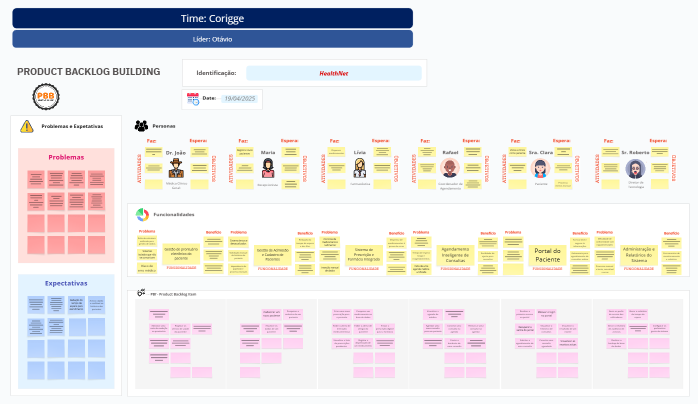
#> input picture entregas/unidade03/assets/imagemcompleta.png, 1395 x 807 px (shown at 1/2 size); its folder holds only this picture in this run
$ python -i legacy_calibrate.py   (imports and definitions only)
#> lines starting #> are read from the running program, lines starting #| are printed output that depends on the picture
### backend/opencv/utils.py
import json
import os
import random
from PIL import Image
import cv2
import numpy as np


# [20 lines left out: function show_image, not called in this run]

class CircleIdentificationMethods:
    VC = "VC"
    SIMPLE = "SIMPLE"
    SELF_IMPROVING_AI = "SELF_IMPROVING_AI"

class FlagNames:
    CornerDetection = "corner_detection"
    EdgeDetection = "edge_detection"
    Morphology = "morphology"
    FinalCorners = "final_corners"
    AngleDetection = "angle_detection"
    LegacyAngleDetection = "legacy_angle_detection"
    LegacyShowParamResults = "legacy_show_param_results"
    LegacyShowAverageResult = "legacy_show_average_result"
    LegacyShowFinalImage = "legacy_show_final_image"
    LegacyShowNormalization = "legacy_show_normalization"

class Utils:

    __debug = True

    __image_show_flags = {
        FlagNames.CornerDetection: False,
        FlagNames.EdgeDetection: False,
        FlagNames.Morphology: False,
        FlagNames.FinalCorners: False,
        FlagNames.AngleDetection: False,
        FlagNames.LegacyAngleDetection: False,
        FlagNames.LegacyShowParamResults: False,
        FlagNames.LegacyShowAverageResult: False,
        FlagNames.LegacyShowFinalImage: False,
        FlagNames.LegacyShowNormalization: False,
    }

    # [7 lines left out: function show_image, not called in this run]

    @staticmethod
    def get_version():
        return "0.0.1"

    @staticmethod
    def is_debug():
        return Utils.__debug

    @staticmethod
    def set_debug(debug):
        Utils.__debug = debug

    @staticmethod
    def log_error(message):
        print(f"Error: {message}")

    @staticmethod
    def log_info(message):
        print(f"Info: {message}")


    @staticmethod
    def log_important_info(message):
        print(f"Important Info: {message}")

    @staticmethod
    def random_hex(length):
        return random.randbytes(length).hex()

    # [71 lines left out: functions load_training_data_for_circles_optimization, save_training_data_for_circles_optimization, automatic_brightness_and_contrast, set_image_show_flag, not called in this run]

    @staticmethod
    def get_image_show_flag(flag_name):
        return Utils.__image_show_flags.get(flag_name, False)

### backend/opencv/legacy_calibrate.py
import cv2
import numpy as np
from PIL import Image
from utils import Utils, FlagNames


def show_image(image, text="image"):
    """Displays an image in a window until 'q' is pressed."""
    Utils.show_image(image, text)


def order_corners(corners):
    """
    Order corners in a consistent way: top-left, top-right, bottom-right, bottom-left.
    """
    corners = corners[np.argsort(corners[:, 1])]
    top_two = corners[:2]
    bottom_two = corners[2:]
    top_two = top_two[np.argsort(top_two[:, 0])]
    bottom_two = bottom_two[np.argsort(bottom_two[:, 0])]
    return np.array([top_two[0], top_two[1], bottom_two[1], bottom_two[0]], dtype=np.float32)


def calculate_perspective_distortion(detected_corners, ideal_corners):
    """
    Calculate how much the detected corners deviate from an ideal rectangle.
    Returns a score where 0 = perfect rectangle, higher = more distortion.
    """
    h, w = ideal_corners[2, 1], ideal_corners[2, 0]
    norm_detected = detected_corners / np.array([w, h])
    norm_ideal = ideal_corners / np.array([w, h])
    distances = np.linalg.norm(norm_detected - norm_ideal, axis=1)
    avg_distance = np.mean(distances)
    return avg_distance


def validate_document_corners(corners, img_shape):
    """
    Validate detected corners to ensure they form a reasonable document rectangle.
    Returns a score between 0 and 1 (higher is better).
    """
    if len(corners) != 4:
        return 0
    h, w = img_shape[:2]
    score = 0
    if np.all(corners >= 0) and np.all(corners[:, 0] < w) and np.all(corners[:, 1] < h):
        score += 0.15
    else:
        return 0
    area = cv2.contourArea(corners)
    img_area = w * h
    area_ratio = area / img_area
    if 0.3 <= area_ratio <= 0.95:
        score += 0.25 * min(area_ratio / 0.7, (1 - area_ratio) / 0.05)
    elif area_ratio < 0.3:
        Utils.log_info(f"Corner area too small: {area_ratio:.3f} (need >= 0.3)")
        return 0
    ordered = order_corners(corners)
    sides = [np.linalg.norm(ordered[i] - ordered[(i + 1) % 4]) for i in range(4)]
    top_bottom_ratio = min(sides[0], sides[2]) / max(sides[0], sides[2])
    left_right_ratio = min(sides[1], sides[3]) / max(sides[1], sides[3])
    if top_bottom_ratio < 0.7 or left_right_ratio < 0.7:
        Utils.log_info(f"Sides not rectangular enough: TB={top_bottom_ratio:.3f}, LR={left_right_ratio:.3f}")
        return 0
    score += 0.25 * (top_bottom_ratio + left_right_ratio) / 2
    angles = []
    for i in range(4):
        p1 = ordered[(i - 1) % 4]
        p2 = ordered[i]
        p3 = ordered[(i + 1) % 4]
        v1 = p1 - p2
        v2 = p3 - p2
        cos_angle = np.dot(v1, v2) / (np.linalg.norm(v1) * np.linalg.norm(v2))
        angle = np.arccos(np.clip(cos_angle, -1, 1))
        angles.append(abs(np.degrees(angle) - 90))
    avg_angle_deviation = np.mean(angles)
    max_angle_deviation = np.max(angles)
    if avg_angle_deviation > 25 or max_angle_deviation > 40:
        Utils.log_info(f"Angles not rectangular: avg={avg_angle_deviation:.1f}°, max={max_angle_deviation:.1f}°")
        return 0
    angle_score = max(0, 1 - (avg_angle_deviation / 25))
    score += 0.2 * angle_score
    width_estimate = (sides[0] + sides[2]) / 2
    height_estimate = (sides[1] + sides[3]) / 2
    aspect_ratio = max(width_estimate, height_estimate) / min(width_estimate, height_estimate)
    if aspect_ratio <= 3.0:
        aspect_score = max(0, 1 - (aspect_ratio - 1) / 2)
        score += 0.15 * aspect_score
    else:
        Utils.log_info(f"Aspect ratio too extreme: {aspect_ratio:.2f}")
        return 0
    return score


def find_best_4_corners(hull_points):
    """
    From a set of hull points, find the 4 that best represent document corners.

    This implementation finds the four extreme points of the hull by identifying
    the points that are most top-left, top-right, bottom-right, and bottom-left.
    """
    if len(hull_points) < 4:
        return None

    # Ensure hull_points is a 2D array of shape (N, 2)
    if hull_points.ndim == 3:
        hull_points = hull_points.reshape(-1, 2)

    # For finding top-left and bottom-right corners
    s = hull_points.sum(axis=1)
    # For finding top-right and bottom-left corners
    # diff = y - x
    diff = hull_points[:, 1] - hull_points[:, 0]

    # Find the points in the hull that are the corners
    tl = hull_points[np.argmin(s)]
    br = hull_points[np.argmax(s)]
    tr = hull_points[np.argmin(diff)]
    bl = hull_points[np.argmax(diff)]

    corners = np.array([tl, tr, br, bl], dtype=np.float32)

    # Order the corners consistently (TL, TR, BR, BL) using the more
    # robust sorting-based order_corners function defined earlier in the file.
    return order_corners(corners)


def find_document_corners_from_hull(hull_points, img_size):
    """Find 4 corners from convex hull points that best represent document boundaries."""
    if len(hull_points) == 4:
        return order_corners(hull_points.astype(np.float32))
    if len(hull_points) > 4:
        return find_best_4_corners(hull_points)
    return None


def analyze_hull_for_perspective(hull, cv_img):
    """
    Analyze the convex hull to see if it represents a perspective-distorted document.
    """
    # We need at least 4 points to form a quadrilateral
    if len(hull) < 4:
        return None

    h, w = cv_img.shape[:2]
    img_shape = cv_img.shape
    hull_points = hull.reshape(-1, 2)

    # Show hull points visualization
    if Utils.get_image_show_flag(FlagNames.LegacyShowParamResults):
        debug_img = cv_img.copy()
        cv2.drawContours(debug_img, [hull], -1, (255, 0, 0), 1) # Hull in blue
        for i, point in enumerate(hull_points):
            cv2.circle(debug_img, tuple(point.astype(int)), 3, (255, 255, 0), -1)  # Cyan dots
            cv2.putText(debug_img, str(i), tuple(point.astype(int) + 5),
                       cv2.FONT_HERSHEY_SIMPLEX, 0.4, (255, 255, 0), 1)
        show_image(debug_img, f"Hull Points ({len(hull_points)} points)")

    # Try to find the 4 dominant corners of the hull that could represent document corners
    document_corners = find_document_corners_from_hull(hull_points, (w, h))

    if document_corners is None:
        Utils.log_info("Legacy method: No document corners found")
        return None

    # Show found corners
    if Utils.get_image_show_flag(FlagNames.LegacyShowParamResults):
        debug_img = cv_img.copy()
        cv2.drawContours(debug_img, [hull], -1, (255, 0, 0), 1) # Hull in blue
        cv2.drawContours(debug_img, [document_corners.astype(int)], -1, (0, 255, 0), 2) # Corners in green
        corner_labels = ['TL', 'TR', 'BR', 'BL']
        for i, corner in enumerate(document_corners):
            cv2.circle(debug_img, tuple(corner.astype(int)), 8, (0, 0, 255), -1)  # Red circles
            cv2.putText(debug_img, corner_labels[i], tuple(corner.astype(int) + 10),
                       cv2.FONT_HERSHEY_SIMPLEX, 0.6, (0, 0, 255), 2)
        show_image(debug_img, "Found Document Corners")

    # Calculate corner score for return value (no longer used for filtering)
    corner_score = validate_document_corners(document_corners, img_shape)

    # Calculate distortion score
    ideal_corners = np.array([
        [0, 0],
        [w, 0],
        [w, h],
        [0, h]
    ], dtype=np.float32)

    distortion_score = calculate_perspective_distortion(document_corners, ideal_corners)

    # Show distortion comparison
    if Utils.get_image_show_flag(FlagNames.LegacyShowParamResults):
        debug_img = cv_img.copy()
        # Draw detected corners in red
        cv2.drawContours(debug_img, [document_corners.astype(int)], -1, (0, 0, 255), 2)
        # Draw ideal corners in blue
        cv2.drawContours(debug_img, [ideal_corners.astype(int)], -1, (255, 0, 0), 2)
        cv2.putText(debug_img, f"Distortion Score: {distortion_score:.3f}", (10, 30),
                   cv2.FONT_HERSHEY_SIMPLEX, 0.8, (255, 255, 255), 2)
        cv2.putText(debug_img, f"Corner Score: {corner_score:.3f}", (10, 60),
                   cv2.FONT_HERSHEY_SIMPLEX, 0.8, (255, 255, 255), 2)
        show_image(debug_img, "Distortion Analysis (Red=Detected, Blue=Ideal)")

    # Create perspective transformation
    padding = min(w, h) * 0.2
    target_corners = np.array([
        [padding, padding],
        [w - padding, padding],
        [w - padding, h - padding],
        [padding, h - padding]
    ], dtype=np.float32)

    transform_matrix = cv2.getPerspectiveTransform(document_corners, target_corners)

    # Show transformation preview
    if Utils.get_image_show_flag(FlagNames.LegacyShowParamResults):
        debug_img = cv_img.copy()
        # Draw source corners in red
        cv2.drawContours(debug_img, [document_corners.astype(int)], -1, (0, 0, 255), 2)
        # Draw target corners in green
        cv2.drawContours(debug_img, [target_corners.astype(int)], -1, (0, 255, 0), 2)

        # Draw lines showing the transformation
        for i in range(4):
            cv2.line(debug_img, tuple(document_corners[i].astype(int)),
                    tuple(target_corners[i].astype(int)), (255, 255, 0), 1)

        cv2.putText(debug_img, "Perspective Transform Preview", (10, 30),
                   cv2.FONT_HERSHEY_SIMPLEX, 0.8, (255, 255, 255), 2)
        cv2.putText(debug_img, "Red=Source, Green=Target, Cyan=Transform", (10, 60),
                   cv2.FONT_HERSHEY_SIMPLEX, 0.6, (255, 255, 255), 2)
        show_image(debug_img, "Perspective Transform Setup")

    return {
        'type': 'perspective',
        'matrix': transform_matrix,
        'corners': document_corners,
        'document_corners': document_corners,
        'distortion_score': distortion_score,
        'corner_score': corner_score
    }


# [39 lines left out: function _score_detection_result, not called in this run]


def _detect_with_parameters(cv_img, gray, blur_kernel, threshold, morph_kernel, description):
    """Helper function to run detection with specific parameters - always returns perspective info."""
    blurred = cv2.GaussianBlur(gray, blur_kernel, 0)
    _, thresh = cv2.threshold(blurred, threshold, 255, cv2.THRESH_BINARY_INV)
    kernel = cv2.getStructuringElement(cv2.MORPH_RECT, morph_kernel)
    thresh = cv2.morphologyEx(thresh, cv2.MORPH_CLOSE, kernel)

    if Utils.get_image_show_flag(FlagNames.LegacyAngleDetection):
        show_image(thresh, f"legacy_thresh_{description}")

    black_pixels = np.column_stack(np.where(thresh > 0))
    if len(black_pixels) < 100:
        return None

    black_pixels_xy = np.array([(pt[1], pt[0]) for pt in black_pixels], dtype=np.int32)
    hull = cv2.convexHull(black_pixels_xy)
    if len(hull) < 3:
        return None

    # Show hull visualization
    if Utils.get_image_show_flag(FlagNames.LegacyShowParamResults):
        debug_img = cv_img.copy()
        cv2.drawContours(debug_img, [hull], -1, (0, 255, 0), 2)  # Green for hull
        cv2.putText(debug_img, f"Hull Points: {len(hull)} ({description})", (10, 30),
                   cv2.FONT_HERSHEY_SIMPLEX, 0.8, (0, 255, 0), 2)
        show_image(debug_img, f"Hull Detection - {description}")

    # Always try to get perspective info
    perspective_info = analyze_hull_for_perspective(hull, cv_img)
    if perspective_info is not None:
        perspective_info.update({'parameter_set': description, 'pixel_count': len(black_pixels), 'hull_points': len(hull)})
        return perspective_info

    # If no perspective info, return None instead of rotation info
    return None


def detect_contour_angle_legacy(img):
    """
    Legacy method: Detect perspective correction using convex hull.
    """
    cv_img = cv2.cvtColor(np.array(img), cv2.COLOR_RGB2BGR) if isinstance(img, Image.Image) else img
    gray = cv2.cvtColor(cv_img, cv2.COLOR_BGR2GRAY)

    # Show input image
    if Utils.get_image_show_flag(FlagNames.LegacyShowParamResults):
        show_image(cv_img, "Input Image for Legacy Detection")
        show_image(gray, "Grayscale Input")

    parameter_sets = [
        ((3, 3), 50, (3, 3), "default_moderate"),
        ((5, 5), 70, (3, 3), "more_blur_moderate"),
        ((3, 3), 90, (2, 2), "conservative_small_morph"),
        ((5, 5), 45, (4, 4), "balanced_medium_morph"),
    ]

    # Try each parameter set until we get a perspective result
    for i, params in enumerate(parameter_sets):
        try:
            Utils.log_info(f"Trying parameter set {i+1}/{len(parameter_sets)}: {params[3]}")
            result = _detect_with_parameters(cv_img, gray, *params)
            if result and result['type'] == 'perspective':
                Utils.log_info(f"Success with parameter set: {params[3]}")
                return result
            else:
                Utils.log_info(f"No perspective found with parameter set: {params[3]}")
        except Exception as e:
            Utils.log_info(f"Parameter set {params[3]} failed: {e}")

    # If no perspective correction found, return a default rotation result
    Utils.log_info("No perspective correction found, returning default rotation")
    return {'type': 'rotation', 'angle': 0, 'crop_rect': None}

def normalize_image_brightness(img):
    """
    Normalize image by stretching the darkest pixels to pure black.
    Only adjusts the dark end of the range.

    Args:
        img: Input image (PIL Image or OpenCV format)

    Returns:
        Normalized image in same format as input
    """
    # Convert to OpenCV format if needed
    cv_img = cv2.cvtColor(np.array(img), cv2.COLOR_RGB2BGR) if isinstance(img, Image.Image) else img.copy()
    was_pil = isinstance(img, Image.Image)
#> was_pil = False

    # Store original for debug visualization
    original_for_show = cv_img.copy() if Utils.get_image_show_flag(FlagNames.LegacyShowNormalization) else None

    # Find darkest 1% value in each channel
    dark_points = []
    for channel in cv2.split(cv_img):
        dark_val = np.percentile(channel, 1)  # Use 1st percentile to avoid outliers
        dark_points.append(dark_val)
#> this loop made 3 passes
#> dark_val on passes 1 to 3: 0, 32, 95
#> after the loop, dark_points = [0, 32, 95]

    # Stretch each channel so darkest point becomes 0
    for i, channel in enumerate(cv2.split(cv_img)):
        if dark_points[i] > 0:  # Only adjust if darkest isn't already 0
            scale = 255.0 / (255.0 - dark_points[i])
            channel = np.clip((channel - dark_points[i]) * scale, 0, 255).astype(np.uint8)
            cv_img[:,:,i] = channel
#> this loop made 3 passes
#> scale on passes 2 to 3: 1.14, 1.59
#> pass 2, in normalize_image_brightness, `channel = np.clip((channel - dark_points[i]) * scale, 0, 255).astype(n..`:
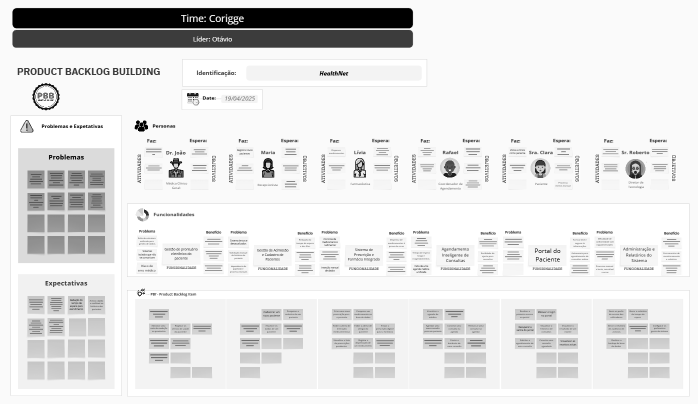
#> channel: shape (807, 1395) (shown at 1/2 size); min 0, max 255, mean 227.2
#> pass 3, in normalize_image_brightness, `channel = np.clip((channel - dark_points[i]) * scale, 0, 255).astype(n..`:
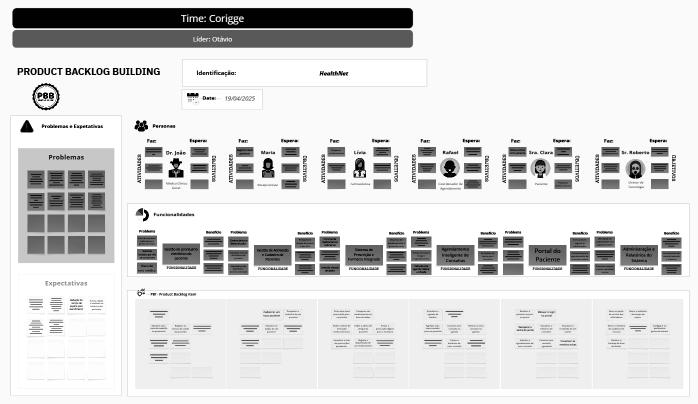
#> channel: shape (807, 1395) (shown at 1/2 size); min 0, max 255, mean 218.5
#> after the loop:
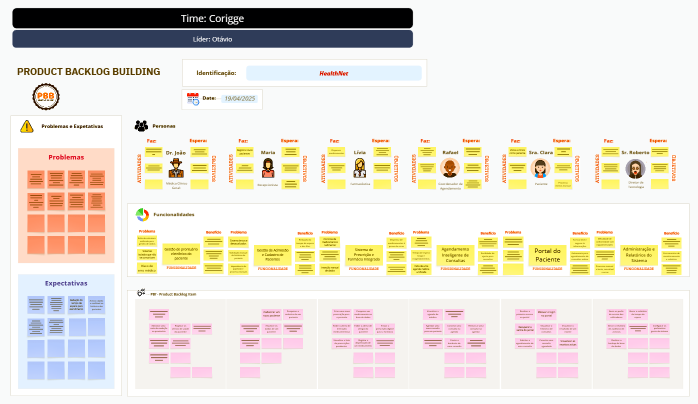
#> cv_img: shape (807, 1395, 3) (shown at 1/2 size); mean R, G, B 233.1, 227.2, 218.5

    # Debug visualization
    if Utils.get_image_show_flag(FlagNames.LegacyShowNormalization):
        comparison = np.hstack((original_for_show, cv_img))
        show_image(comparison, "Normalization Before & After (black point)")

    # Convert back to original format
    return Image.fromarray(cv2.cvtColor(cv_img, cv2.COLOR_BGR2RGB)) if was_pil else cv_img


# [86 lines left out: functions auto_crop_document, apply_perspective_correction, not called in this run]


def apply_calibration_to_image(img: Image, padding_percent=0.005):
    """
    Applies image calibration using only the legacy convex-hull based method.
    This function will normalize, correct for rotation/perspective, and crop the image.
    """
    Utils.log_info("Starting calibration process")

    # Show original input
    if Utils.get_image_show_flag(FlagNames.LegacyShowFinalImage):
        cv_original = cv2.cvtColor(np.array(img), cv2.COLOR_RGB2BGR)
        show_image(cv_original, "Original Input Image")

    # 1. Normalize brightness and contrast
    Utils.log_info("Step 1: Normalizing image brightness")
    normalized_img = normalize_image_brightness(img)
    cv_img = cv2.cvtColor(np.array(normalized_img), cv2.COLOR_RGB2BGR)
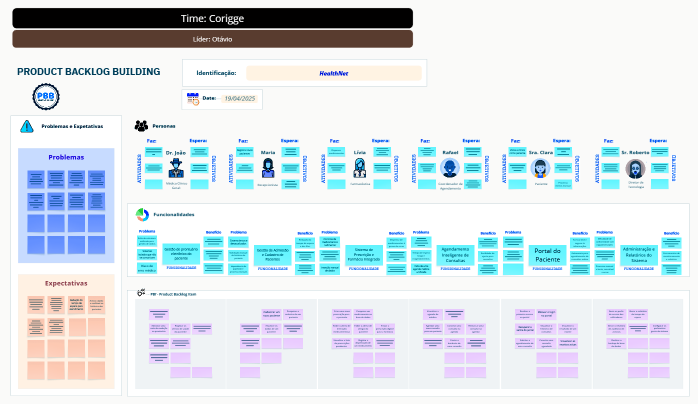
#> cv_img: shape (807, 1395, 3) (shown at 1/2 size); mean R, G, B 218.5, 227.2, 233.1

    # Show normalized result
    if Utils.get_image_show_flag(FlagNames.LegacyShowFinalImage):
        show_image(cv_img, "After Normalization")

    # 2. Detect transformation using the legacy method
    Utils.log_info("Step 2: Detecting document transformation")
    transform_info = detect_contour_angle_legacy(normalized_img)
#> in detect_contour_angle_legacy, `gray = cv2.cvtColor(cv_img, cv2.COLOR_BGR2GRAY)`:
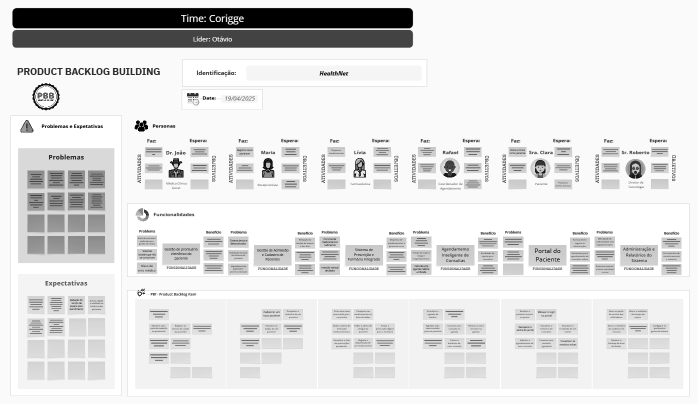
#> gray: shape (807, 1395) (shown at 1/2 size); min 0, max 255, mean 225.3
#> the loop in detect_contour_angle_legacy, `for i, params in enumerate(parameter_sets):` made 1 pass
#> transform_info = 9 items
#> (the rest of the program and of its run is left out)
